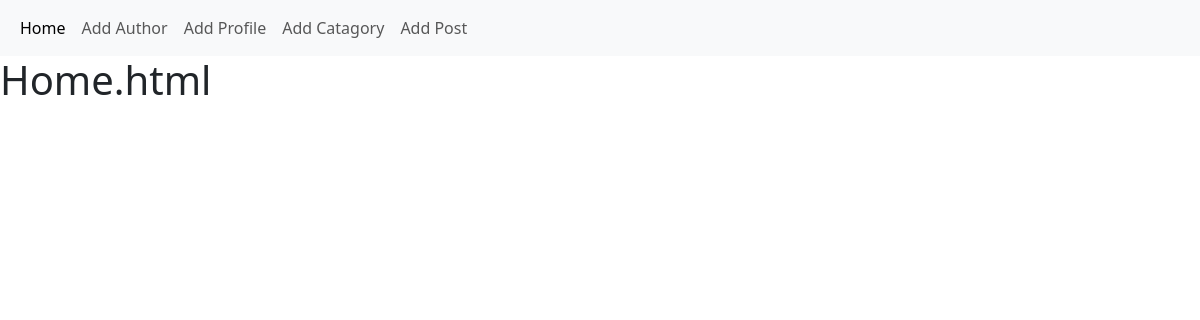
Before: / with the older database file.
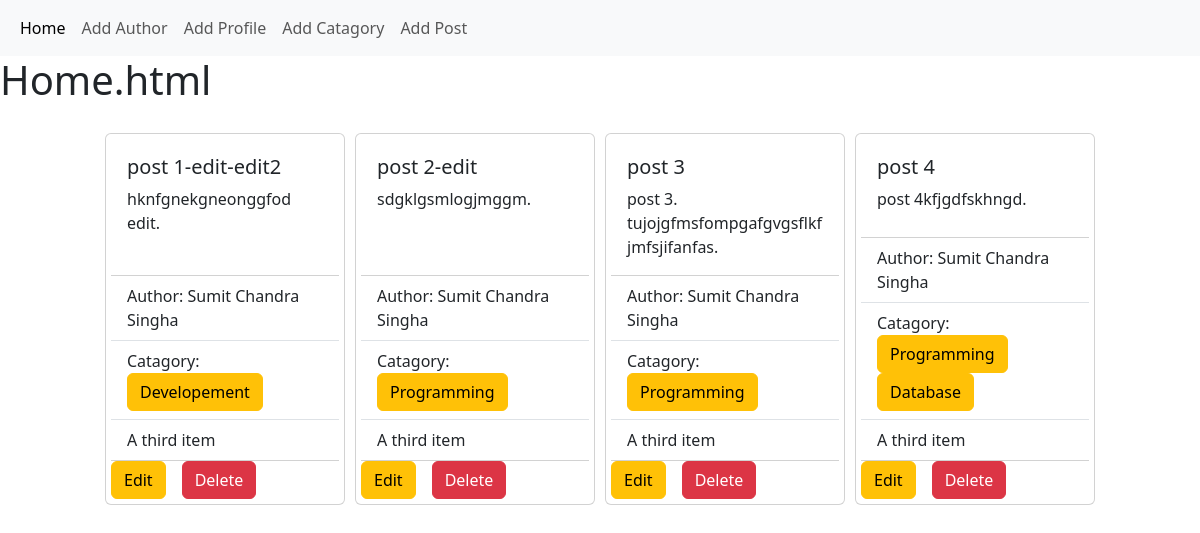
After: the same page with the newer database file.
### posts/models.py (models this page shows)
class Post(models.Model):
    title = models.CharField(max_length=100)
    content = models.TextField()
    catagory = models.ManyToManyField(Catagory)
    author = models.ForeignKey(Author, on_delete=models.CASCADE)
    def __str__(self) -> str:
        return f"Name : {self.title}, Author : {self.author}"

### author/models.py (models this page shows)
class Author(models.Model):
    name = models.CharField(max_length=100)
    bio = models.TextField()
    post_no = models.CharField(max_length=12)
    def __str__(self) -> str:
        return f"Name : {self.name}"

### catagories/models.py (models this page shows, shortened)
class Catagory(models.Model):
    name = models.CharField(max_length=100)

### blog_project/views.py (the view)
# urls.py: 2. Add a URL to urlpatterns:  path('', views.home, name='home')
def home(request):
    data = Post.objects.all()
    print(data)
    return render(request, 'home.html', {'data': data})

### templates/home.html
{% extends "base.html" %}
{% block content %}
<h1>Home.html</h1>
<div class="posts d-flex flex-wrap justify-content-center p-3">
    {% for i in data %}
      <div class="card" style="width: 15rem; margin: 5px; padding: 5px;">
        <div class="card-body">
            <h5 class="card-title">{{i.title}}</h5>
            <p class="card-text">{{i.content}}.</p>
        </div>
        <ul class="list-group list-group-flush">
            <li class="list-group-item">Author: {{i.author.name}}</li>
            <li class="list-group-item">Catagory:
                {% for c in i.catagory.all %}
                <div class="btn btn-warning">
                    {{c.name}}
                </div>
                {% endfor %}
            </li>
            <li class="list-group-item">A third item</li>
        </ul>
        <div class="d-flex">
            <a href="{% url 'edit_post' i.id %}" class="card-link btn btn-warning">Edit</a>
            <a href="{% url 'delete_post' i.id %}" class="card-link btn btn-danger">Delete</a>
        </div>
      </div>
    {% endfor %}
</div>
{% endblock content %}

### templates/base.html (shortened to what this page needs)
<!DOCTYPE html>
<html lang="en">
<head>
    <link href="https://cdn.jsdelivr.net/npm/bootstrap@5.3.3/dist/css/bootstrap.min.css" rel="stylesheet">
</head>
<body>
    <nav class="navbar navbar-expand-lg bg-body-tertiary">
        <div class="container-fluid">
            <div class="collapse navbar-collapse" id="navbarNav">
            <ul class="navbar-nav">
                <li class="nav-item">
                <a class="nav-link active" aria-current="page" href="{% url 'home'%}">Home</a>
                </li>
                <li class="nav-item">
                <a class="nav-link" href="{% url 'add_author'%}">Add Author</a>
                </li>
                <li class="nav-item">
                <a class="nav-link" href="{% url 'add_profile'%}">Add Profile</a>
                </li>
                <li class="nav-item">
                <a class="nav-link" href="{% url 'add_catagory'%}">Add Catagory</a>
                </li>
                <li class="nav-item">
                <a class="nav-link" href="{% url 'add_post'%}">Add Post</a>
                </li>
            </ul>
            </div>
        </div>
    </nav>
    {% block content %}
    {% endblock content %}
</body>
</html>

Changed rows visible on the page:
added Post: title "post 1-edit-edit2", content "hknfgnekgneonggfod edit", author.name "Sumit Chandra Singha"
added Catagory: name "Developement", shown under "post 1-edit-edit2"
added Post: title "post 2-edit", content "sdgklgsmlogjmggm", author.name "Sumit Chandra Singha"
added Catagory: name "Programming"
added Post: title "post 3", content "post 3. tujojgfmsfompgafgvgsflkfjmfsjifanfas", author.name "Sumit Chandra Singha"
added Post: title "post 4", content "post 4kfjgdfskhngd", author.name "Sumit Chandra Singha"
added Catagory: name "Database", shown under "post 4"
